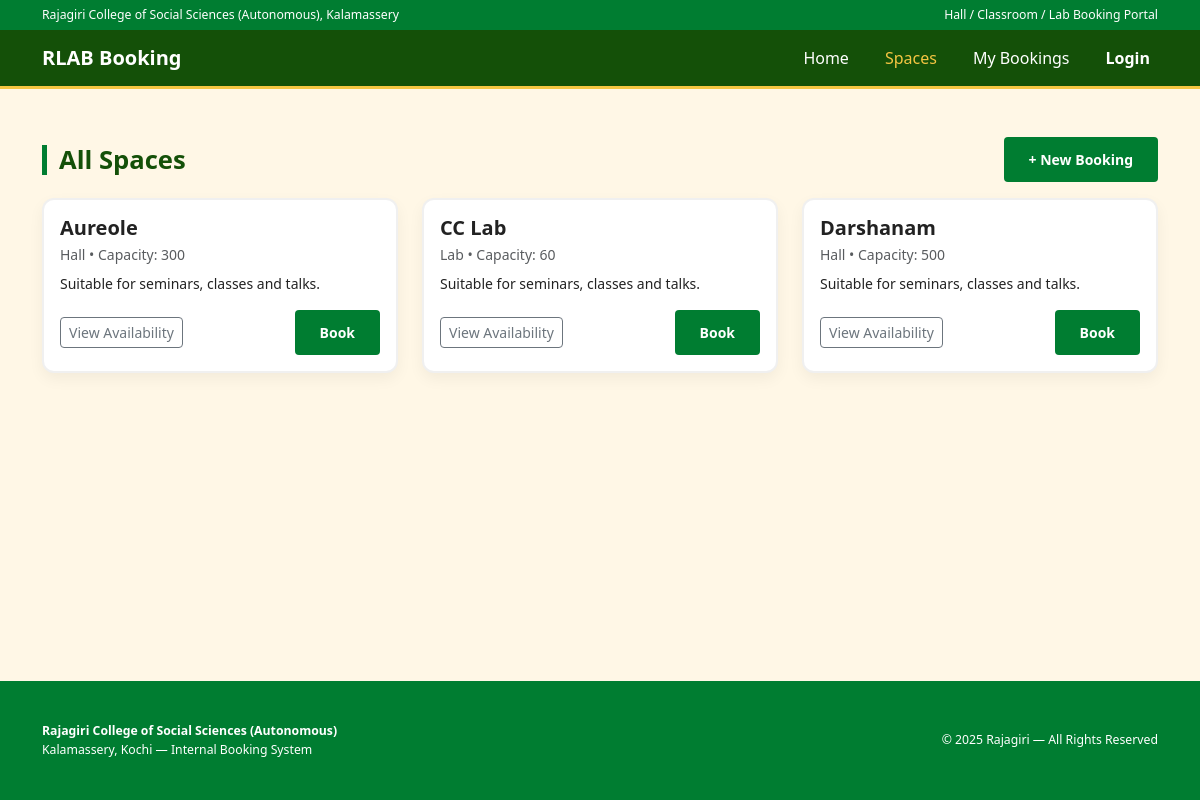
/spaces/, run on the app's committed database.
### core/models.py (models this page shows, shortened)
class Space(models.Model):
    HALL = "HALL"
    CLASSROOM = "CLASS"
    LAB = "LAB"
    TYPE_CHOICES = [
        (HALL, "Hall"),
        (CLASSROOM, "Classroom"),
        (LAB, "Lab"),
    ]
    name = models.CharField(max_length=100)
    type = models.CharField(max_length=10, choices=TYPE_CHOICES)
    location = models.CharField(max_length=100, blank=True)
    capacity = models.PositiveIntegerField()
    description = models.TextField(blank=True)
    managed_by = models.ForeignKey(
        settings.AUTH_USER_MODEL,
        null=True,
        blank=True,
        on_delete=models.SET_NULL,
        related_name="managed_spaces",
    )

### core/views.py (the view)
# urls.py: path("spaces/", views.space_list, name="space_list"),
def space_list(request):
    spaces = Space.objects.all()
    return render(request, "spaces.html", {"spaces": spaces})

### core/templates/spaces.html
{% extends "base.html" %}
{% block content %}
<div class="container py-5">
    <div class="d-flex justify-content-between align-items-center mb-3">
        <h2 class="section-title mb-0">All Spaces</h2>
        <a href="{% url 'book_space' %}" class="btn btn-book btn-sm">
            + New Booking
        </a>
    </div>
    {% if spaces %}
    <div class="row g-4">
        {% for space in spaces %}
        <div class="col-md-4">
            <div class="space-card p-3 h-100">
                <h5 class="fw-bold mb-1">{{ space.name }}</h5>
                <p class="text-muted small mb-2">
                    {{ space.get_type_display }} • Capacity: {{ space.capacity }}
                </p>
                <p class="small mb-3">
                    {{ space.description|default:"Suitable for seminars, classes and talks." }}
                </p>
                <div class="d-flex justify-content-between align-items-center">
                    <a href="{% url 'space_availability' space.id %}"
                       class="btn btn-sm btn-outline-secondary">
                        View Availability
                    </a>
                    <a href="{% url 'book_space' %}?space_id={{ space.id }}"
                       class="btn btn-sm btn-book">
                        Book
                    </a>
                </div>
            </div>
        </div>
        {% endfor %}
    </div>
    {% else %}
    <div class="text-center py-5 text-muted">
        <p class="mb-1">No spaces have been created yet.</p>
        <p class="mb-0 small">Add spaces from the Django admin under <strong>Core → Spaces</strong>.</p>
    </div>
    {% endif %}
</div>
{% endblock %}

### core/static/css/style.css (style rules this page uses)
html, body { height: 100%; margin: 0; }
body { display: flex; flex-direction: column; }
:root { --rajagiri-green: #007D31; --rajagiri-maroon: #145008; --rajagiri-gold: #F4C542; --rajagiri-cream: #FFF7E6; --rajagiri-dark: #1A1A1A; }
body { font-family: "Segoe UI", Roboto, sans-serif; background-color: var(--rajagiri-cream); color: #222; }
.btn-book { background-color: var(--rajagiri-green); border: none; color: white; font-weight: 700; padding: 12px 25px; border-radius: 4px; }
.space-card { border-radius: 12px; border: 2px solid rgba(0,0,0,0.06); background: #fff; box-shadow: 0 6px 15px rgba(0,0,0,0.05); transition: 0.25s; }
.section-title { font-size: 1.6rem; padding-left: 12px; border-left: 5px solid var(--rajagiri-green); font-weight: 800; color: var(--rajagiri-maroon); }

### data on the page
Space: name "Aureole", type "Hall", capacity "300", description "Suitable for seminars, classes and talks."
Space: name "CC Lab", type "Lab", capacity "60", description "Suitable for seminars, classes and talks."
Space: name "Darshanam", type "Hall", capacity "500", description "Suitable for seminars, classes and talks."
